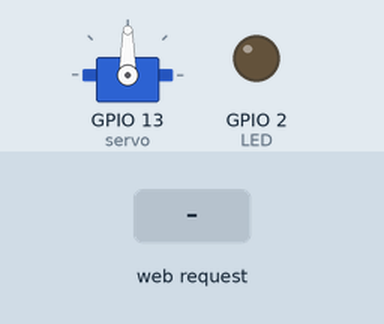
A sketch run on a simulated ESP32. Parts: servo, output pins drawn as LEDs (lit = HIGH). Inputs (shaded band) come from the test bench. WiFi joins after 1.5 s; servers stay silent unless stated; what the sketch prints to the serial monitor is not drawn.

Above: at 6.7 s.
6.8 s: HTTP request GET /makeGap received
At 7.05 s:
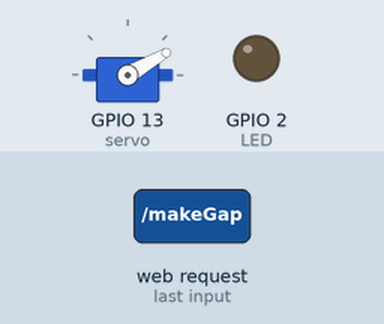
At 8.0 s:
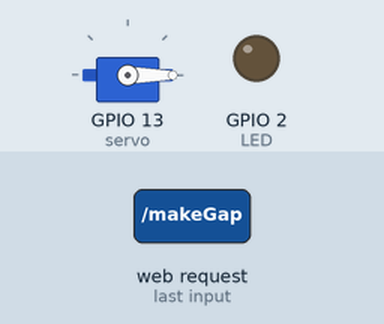
Timing chart, 0 to 15.8 s (numbered marks = the images above; inputs shaded):
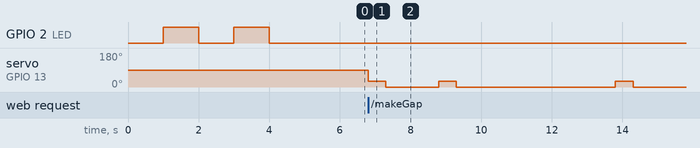

The sketch:

esp32_gates_server.ino
```cpp
#include <WebServer.h>
#include <ArduinoJson.h>
#include "ButtonController.h"

//
// MARK: WIFI
//
const char *SSID = "Podvalchik";
const char *PWD = "43215678";

void setupWIFI()
{
  Serial.print("Connecting to Wi-Fi");
  WiFi.begin(SSID, PWD);
  while (WiFi.status() != WL_CONNECTED)
  {
    Serial.print(".");
    delay(500);
  }

  Serial.print("Connected! IP Address: ");
  Serial.println(WiFi.localIP());
}

//
// MARK: SERVER
//
WebServer server(80);
StaticJsonDocument<250> jsonDocument;
char buffer[250];

void setupRouting()
{
  Serial.println("Setup Server Routing");
  server.on("/hello", getHelloWorld);
  server.on("/ledon", getLedOn);
  server.on("/ledoff", getLedOff);
  server.on("/tapButton", tapButtonImpl);
  server.on("/makeGap", makeGap);
}

void setupServer()
{
  Serial.println("Setup Server");
  setupRouting();
  server.begin();
}

void createJson(char *tag, float value, char *unit)
{
  jsonDocument.clear();
  jsonDocument["type"] = tag;
  jsonDocument["value"] = value;
  jsonDocument["unit"] = unit;
  serializeJson(jsonDocument, buffer);
}

//
// MARK: CORE
//
void setup()
{
  Serial.begin(115200);

  setupLed();
  setupServo();
  setupWIFI();
  setupServer();
}

void loop()
{
  server.handleClient();
}

//
// MARK: Hello World
//
void getHelloWorld()
{
  Serial.println("Hello World");
  createJson("hello", 69, "°C");
  server.send(200, "application/json", buffer);
}

void tapButtonImpl()
{
  createJson("Done", 200, "OK");
  server.send(200, "application/json", buffer);
  tapButton();
}

//
// MARK: LED (Мигаем встроенным светодиодом на ESP32)
//
const int LED = 2;

void setupLed()
{
  pinMode(LED, OUTPUT);
  runLedLoop();
  runLedLoop();
}

void runLedLoop()
{
  delay(1000);
  digitalWrite(LED, HIGH);
  delay(1000);
  digitalWrite(LED, LOW);
}

void getLedOn()
{
  Serial.println("Get Led On");
  digitalWrite(LED, HIGH);
}

void getLedOff()
{
  Serial.println("Get Led Off");
  digitalWrite(LED, LOW);
}
```

ButtonController.cpp
```cpp
#include "ButtonController.h"

#include <Servo.h>
#include <mutex>
#include <unistd.h>

//
// MARK: SERVO
//

Servo servo;

std::mutex m;

void setupServo()
{
  servo.attach(13);
}

void runServoStep()
{
  std::lock_guard<std::mutex> lg(m);
  Serial.println("Run Button");
  servo.write(30);
  delay(500);
  servo.write(0);
  delay(500);
}

void tapButton()
{
  Serial.println("Run Run");
  runServoStep();
}

void makeGap()
{
  runServoStep();
  delay(1000);

  runServoStep();
  delay(4000);
  runServoStep();
  delay(1000);
  runServoStep();
  delay(2000);
  runServoStep();
}
```

ButtonController.h
```cpp
#ifndef BUTTONCONTROLLER_H
#define BUTTONCONTROLLER_H

void setupServo();
void tapButton();
void makeGap();

#endif
```

Measured:
- after the input at 6.8 s, servo on GPIO 13 (servo): goes 30° 0.50 s, 0° 1.5 s, 30° 0.50 s, 0° 4.5 s, 30° 0.50 s, then 0°, starting at once
